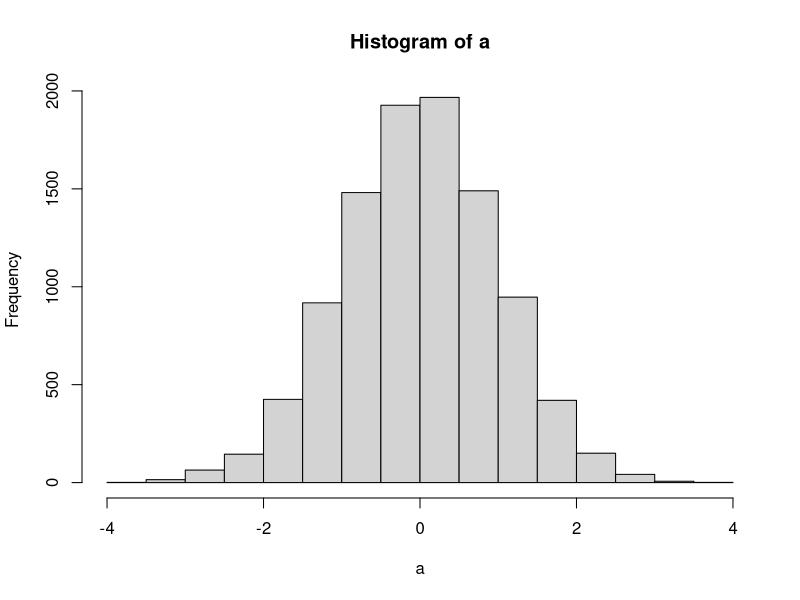
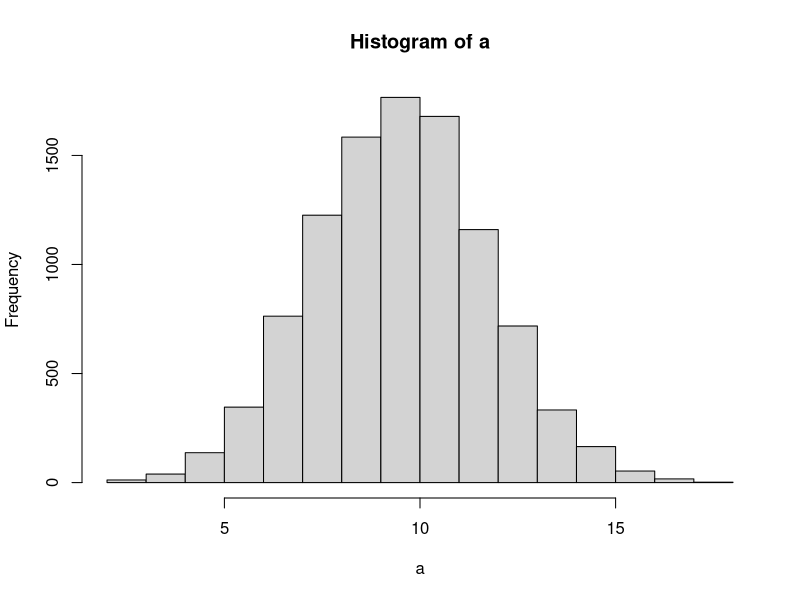
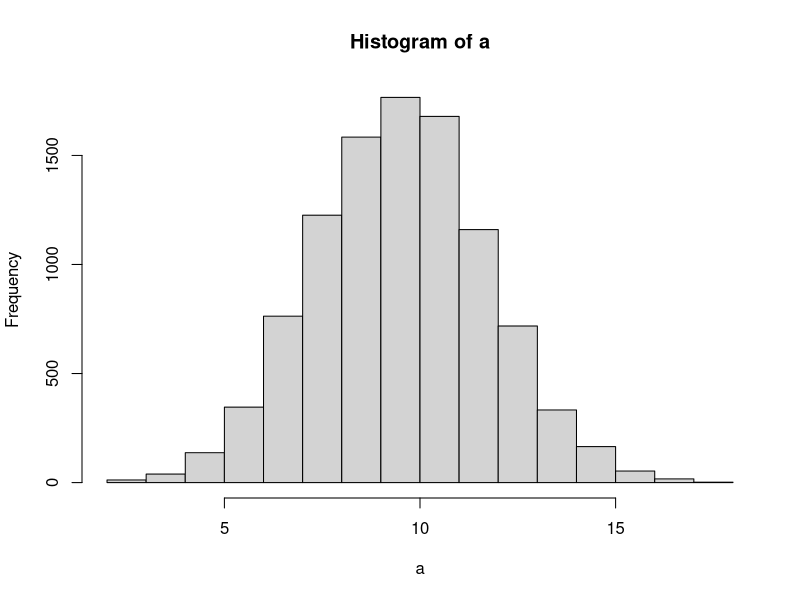

The R source for these figures, in order:


#### adicionando comentario

a <- rnorm(10000)

hist(a)


#### adicionando comentario

a <- rbinom(10000, 20, 0.5)


hist(a) # comentario beta 2

hist(a) # colocar um comentario - alpha 1



# comentario aleatorio no arquivo codigo 2
